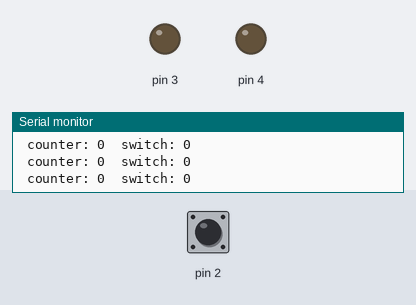
The sketch below on a simulated Arduino Uno, built with avr-gcc and run on an emulated ATmega328P. On the bench: output pins drawn as LEDs (lit = HIGH), the last lines printed to the serial monitor. The inputs (shaded band) are chosen by the test bench; at power-on: pin 2 LOW.

Above: at 1.2 s.
1.3 s: pin 2 pulsed HIGH 5 times (0.12 s each, 0.3 s apart)
At 1.94 s:
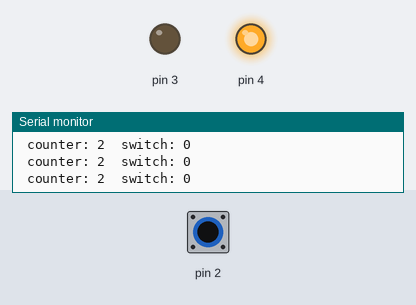
At 2.9 s:
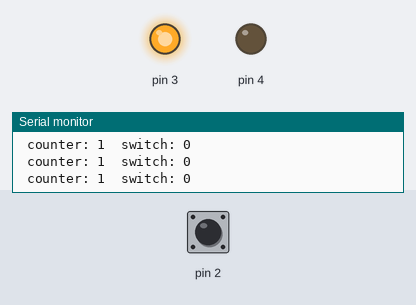
Timing chart, 0 to 4.4 s (numbered marks = the images above; inputs shaded):
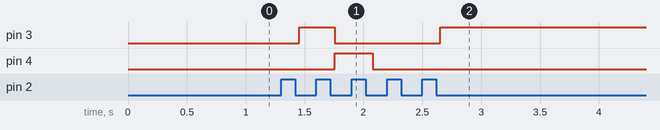

The sketch:

sketch_feb16-switchMode_Exercise.ino
```cpp
int switchRead = 0;
int counter = 0;

boolean wasPressed = false;
boolean trigger = false;

long prevMillis = 0;
int interval = 1000;


void setup() {
  // put your setup code here, to run once:
  Serial.begin(9600);
  pinMode(2, INPUT);
  pinMode(3, OUTPUT);
  pinMode(4, OUTPUT);


}

void loop() {
  // put your main code here, to run repeatedly:
  switchRead = digitalRead(2);
  Serial.print("  switch: ");
  Serial.println(switchRead);

  //digitalWrite(led1, HIGH);
  //digitalWrite(led2, HIGH);

  if (switchRead == HIGH) {

    wasPressed = true;
  }

  if (switchRead == LOW && wasPressed == true) {
    wasPressed = false;
    counter = counter + 1;
  }

  Serial.print(" counter: ");
  Serial.print(counter);

  if (counter == 0) {
    digitalWrite(3, LOW);
    digitalWrite(4, LOW);
    trigger = false;

  } else if (counter == 1) {
    digitalWrite(3, HIGH);
    digitalWrite(4, LOW);
  } else if (counter == 2) {
    digitalWrite(3, LOW);
    digitalWrite(4, HIGH);
    trigger = true;
  } else if (counter == 3) {

    if (millis() - prevMillis >= interval) {
      prevMillis = millis();
     digitalWrite(4, HIGH);
      } else {
        digitalWrite (4, LOW);
      }
  } else {
    counter = 0;
  }

}

//---2---//
//  else if (counter == 3) {
//
//    if (millis() - prevMillis >= interval) {
//      prevMillis = millis();
//      if (trigger == false) {
//        trigger = true;
//      } else {
//        trigger = false;
//      }
//    }
//
//  } else {
//    counter = 0;
//  }
//
//
//  if (trigger == true) {
//    digitalWrite(4, HIGH);
//  } else {
//    digitalWrite(4, LOW);
//  }
```

Measured:
- after the input at 1.3 s, pin 3: LOW → HIGH after 0.16 s, → LOW 0.30 s later, → HIGH 0.90 s later; pin 4: LOW → HIGH after 0.45 s, → LOW 0.32 s later
